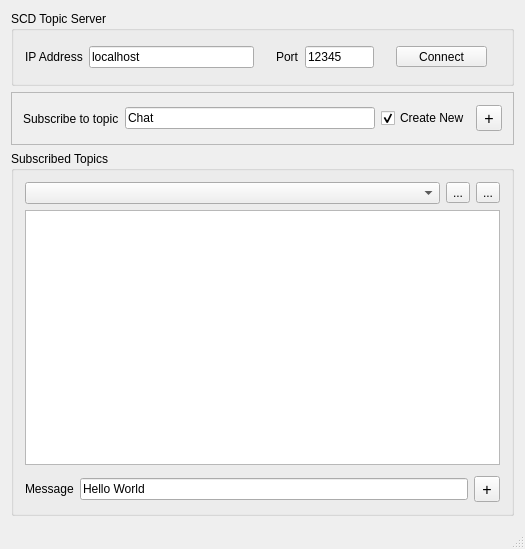
<?xml version="1.0" encoding="UTF-8"?>
<ui version="4.0">
 <class>MainWindow</class>
 <widget class="QMainWindow" name="MainWindow">
  <property name="geometry">
   <rect>
    <x>0</x>
    <y>0</y>
    <width>525</width>
    <height>549</height>
   </rect>
  </property>
  <property name="font">
   <font>
    <family>Ubuntu</family>
    <weight>50</weight>
    <bold>false</bold>
   </font>
  </property>
  <property name="windowTitle">
   <string>SCD Topic Client</string>
  </property>
  <widget class="QWidget" name="centralWidget">
   <layout class="QVBoxLayout" name="verticalLayout">
    <item>
     <widget class="QGroupBox" name="groupBox_server">
      <property name="minimumSize">
       <size>
        <width>0</width>
        <height>75</height>
       </size>
      </property>
      <property name="maximumSize">
       <size>
        <width>16777215</width>
        <height>92</height>
       </size>
      </property>
      <property name="title">
       <string>SCD Topic Server</string>
      </property>
      <property name="flat">
       <bool>false</bool>
      </property>
      <layout class="QHBoxLayout" name="horizontalLayout_4">
       <property name="spacing">
        <number>0</number>
       </property>
       <property name="leftMargin">
        <number>0</number>
       </property>
       <property name="topMargin">
        <number>0</number>
       </property>
       <property name="rightMargin">
        <number>0</number>
       </property>
       <property name="bottomMargin">
        <number>0</number>
       </property>
       <item>
        <widget class="QFrame" name="frame_3">
         <property name="minimumSize">
          <size>
           <width>250</width>
           <height>0</height>
          </size>
         </property>
         <property name="frameShape">
          <enum>QFrame::NoFrame</enum>
         </property>
         <property name="frameShadow">
          <enum>QFrame::Raised</enum>
         </property>
         <layout class="QHBoxLayout" name="horizontalLayout_6">
          <item>
           <widget class="QLabel" name="label">
            <property name="text">
             <string>IP Address</string>
            </property>
           </widget>
          </item>
          <item>
           <widget class="QLineEdit" name="lineEdit_ip">
            <property name="text">
             <string>localhost</string>
            </property>
           </widget>
          </item>
         </layout>
        </widget>
       </item>
       <item>
        <widget class="QFrame" name="frame_4">
         <property name="minimumSize">
          <size>
           <width>120</width>
           <height>0</height>
          </size>
         </property>
         <property name="maximumSize">
          <size>
           <width>120</width>
           <height>16777215</height>
          </size>
         </property>
         <property name="frameShape">
          <enum>QFrame::NoFrame</enum>
         </property>
         <property name="frameShadow">
          <enum>QFrame::Raised</enum>
         </property>
         <layout class="QHBoxLayout" name="horizontalLayout_5">
          <item>
           <widget class="QLabel" name="label_2">
            <property name="text">
             <string>Port</string>
            </property>
           </widget>
          </item>
          <item>
           <widget class="QLineEdit" name="lineEdit_port">
            <property name="text">
             <string>12345</string>
            </property>
           </widget>
          </item>
         </layout>
        </widget>
       </item>
       <item>
        <widget class="QFrame" name="frame">
         <property name="frameShape">
          <enum>QFrame::NoFrame</enum>
         </property>
         <property name="frameShadow">
          <enum>QFrame::Raised</enum>
         </property>
         <layout class="QHBoxLayout" name="horizontalLayout">
          <item>
           <widget class="QToolButton" name="toolButton_connect">
            <property name="minimumSize">
             <size>
              <width>91</width>
              <height>0</height>
             </size>
            </property>
            <property name="maximumSize">
             <size>
              <width>91</width>
              <height>16777215</height>
             </size>
            </property>
            <property name="cursor">
             <cursorShape>PointingHandCursor</cursorShape>
            </property>
            <property name="toolTip">
             <string>Connect to server</string>
            </property>
            <property name="layoutDirection">
             <enum>Qt::LeftToRight</enum>
            </property>
            <property name="text">
             <string>Connect</string>
            </property>
            <property name="icon">
             <iconset resource="topic-client-gui.qrc">
              <normaloff>:/images/rightarrow.gif</normaloff>:/images/rightarrow.gif</iconset>
            </property>
            <property name="checkable">
             <bool>false</bool>
            </property>
            <property name="toolButtonStyle">
             <enum>Qt::ToolButtonTextBesideIcon</enum>
            </property>
           </widget>
          </item>
          <item>
           <widget class="QLabel" name="label_connected">
            <property name="text">
             <string/>
            </property>
            <property name="pixmap">
             <pixmap resource="topic-client-gui.qrc">:/images/red_circle.png</pixmap>
            </property>
           </widget>
          </item>
         </layout>
        </widget>
       </item>
      </layout>
     </widget>
    </item>
    <item>
     <widget class="QFrame" name="frame_topic">
      <property name="minimumSize">
       <size>
        <width>0</width>
        <height>53</height>
       </size>
      </property>
      <property name="frameShape">
       <enum>QFrame::StyledPanel</enum>
      </property>
      <property name="frameShadow">
       <enum>QFrame::Raised</enum>
      </property>
      <layout class="QHBoxLayout" name="horizontalLayout_2">
       <item>
        <widget class="QLabel" name="label_3">
         <property name="text">
          <string>Subscribe to topic</string>
         </property>
        </widget>
       </item>
       <item>
        <widget class="QLineEdit" name="lineEdit_topic">
         <property name="text">
          <string>Chat</string>
         </property>
        </widget>
       </item>
       <item>
        <widget class="QCheckBox" name="checkBox">
         <property name="cursor">
          <cursorShape>PointingHandCursor</cursorShape>
         </property>
         <property name="text">
          <string>Create New</string>
         </property>
         <property name="checked">
          <bool>true</bool>
         </property>
        </widget>
       </item>
       <item>
        <widget class="QToolButton" name="toolButton">
         <property name="font">
          <font>
           <pointsize>12</pointsize>
          </font>
         </property>
         <property name="cursor">
          <cursorShape>PointingHandCursor</cursorShape>
         </property>
         <property name="toolTip">
          <string>Subscribe topic</string>
         </property>
         <property name="text">
          <string>+</string>
         </property>
         <property name="icon">
          <iconset resource="topic-client-gui.qrc">
           <normaloff>:/images/addgroup.png</normaloff>:/images/addgroup.png</iconset>
         </property>
         <property name="popupMode">
          <enum>QToolButton::InstantPopup</enum>
         </property>
         <property name="autoRaise">
          <bool>false</bool>
         </property>
         <property name="arrowType">
          <enum>Qt::NoArrow</enum>
         </property>
        </widget>
       </item>
      </layout>
     </widget>
    </item>
    <item>
     <widget class="QGroupBox" name="groupBox_topics">
      <property name="title">
       <string>Subscribed Topics</string>
      </property>
      <layout class="QVBoxLayout" name="verticalLayout_4">
       <item>
        <widget class="QFrame" name="frame_2">
         <property name="frameShape">
          <enum>QFrame::NoFrame</enum>
         </property>
         <property name="frameShadow">
          <enum>QFrame::Raised</enum>
         </property>
         <layout class="QHBoxLayout" name="horizontalLayout_7">
          <property name="leftMargin">
           <number>0</number>
          </property>
          <property name="topMargin">
           <number>0</number>
          </property>
          <property name="rightMargin">
           <number>0</number>
          </property>
          <property name="bottomMargin">
           <number>0</number>
          </property>
          <item>
           <widget class="QComboBox" name="comboBox">
            <property name="cursor">
             <cursorShape>PointingHandCursor</cursorShape>
            </property>
            <property name="toolTip">
             <string>Select a topic</string>
            </property>
           </widget>
          </item>
          <item>
           <widget class="QToolButton" name="toolButton_unscribe">
            <property name="cursor">
             <cursorShape>PointingHandCursor</cursorShape>
            </property>
            <property name="toolTip">
             <string>Remove from topic</string>
            </property>
            <property name="text">
             <string>...</string>
            </property>
            <property name="icon">
             <iconset resource="topic-client-gui.qrc">
              <normaloff>:/images/deleteuser.png</normaloff>:/images/deleteuser.png</iconset>
            </property>
           </widget>
          </item>
          <item>
           <widget class="QToolButton" name="toolButton_topicDelete">
            <property name="cursor">
             <cursorShape>PointingHandCursor</cursorShape>
            </property>
            <property name="toolTip">
             <string>Remove topic</string>
            </property>
            <property name="text">
             <string>...</string>
            </property>
            <property name="icon">
             <iconset resource="topic-client-gui.qrc">
              <normaloff>:/images/deletegroup.png</normaloff>:/images/deletegroup.png</iconset>
            </property>
           </widget>
          </item>
         </layout>
        </widget>
       </item>
       <item>
        <widget class="QTextBrowser" name="textBrowser_topics">
         <property name="font">
          <font>
           <family>Ubuntu Mono</family>
          </font>
         </property>
        </widget>
       </item>
       <item>
        <widget class="QFrame" name="frame_5">
         <property name="minimumSize">
          <size>
           <width>0</width>
           <height>0</height>
          </size>
         </property>
         <property name="maximumSize">
          <size>
           <width>16777215</width>
           <height>16777215</height>
          </size>
         </property>
         <property name="frameShape">
          <enum>QFrame::NoFrame</enum>
         </property>
         <property name="frameShadow">
          <enum>QFrame::Raised</enum>
         </property>
         <layout class="QHBoxLayout" name="horizontalLayout_3">
          <property name="leftMargin">
           <number>0</number>
          </property>
          <property name="topMargin">
           <number>5</number>
          </property>
          <property name="rightMargin">
           <number>0</number>
          </property>
          <property name="bottomMargin">
           <number>0</number>
          </property>
          <item>
           <widget class="QLabel" name="label_4">
            <property name="text">
             <string>Message</string>
            </property>
           </widget>
          </item>
          <item>
           <widget class="QLineEdit" name="lineEdit_msg">
            <property name="text">
             <string>Hello World</string>
            </property>
           </widget>
          </item>
          <item>
           <widget class="QToolButton" name="toolButton_2">
            <property name="font">
             <font>
              <pointsize>12</pointsize>
             </font>
            </property>
            <property name="cursor">
             <cursorShape>PointingHandCursor</cursorShape>
            </property>
            <property name="toolTip">
             <string>Send a message to topic</string>
            </property>
            <property name="text">
             <string>+</string>
            </property>
            <property name="icon">
             <iconset resource="topic-client-gui.qrc">
              <normaloff>:/images/sendmail.png</normaloff>:/images/sendmail.png</iconset>
            </property>
           </widget>
          </item>
         </layout>
        </widget>
       </item>
      </layout>
     </widget>
    </item>
   </layout>
  </widget>
  <widget class="QStatusBar" name="statusBar"/>
 </widget>
 <layoutdefault spacing="6" margin="11"/>
 <resources>
  <include location="topic-client-gui.qrc"/>
 </resources>
 <connections/>
</ui>
